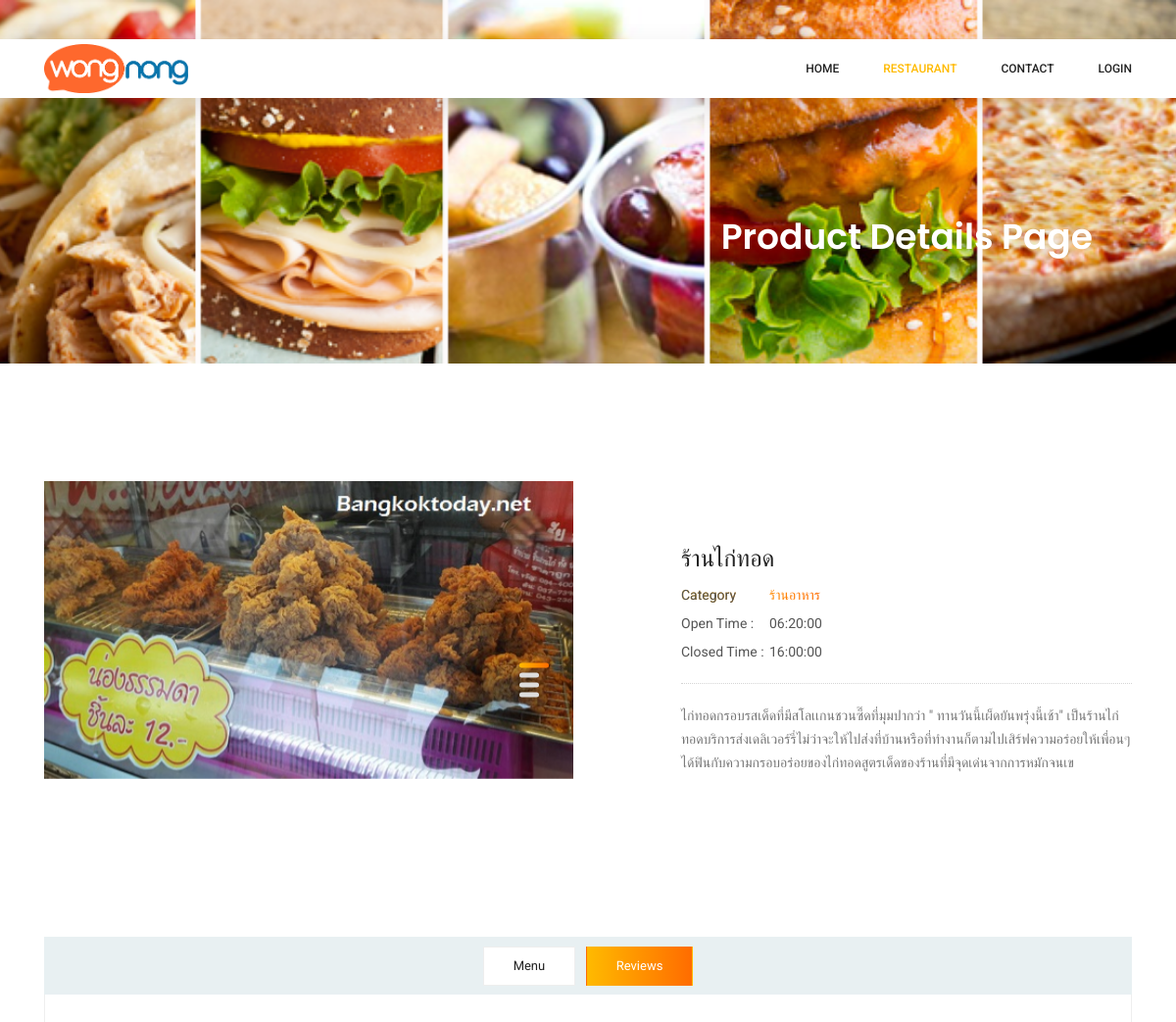
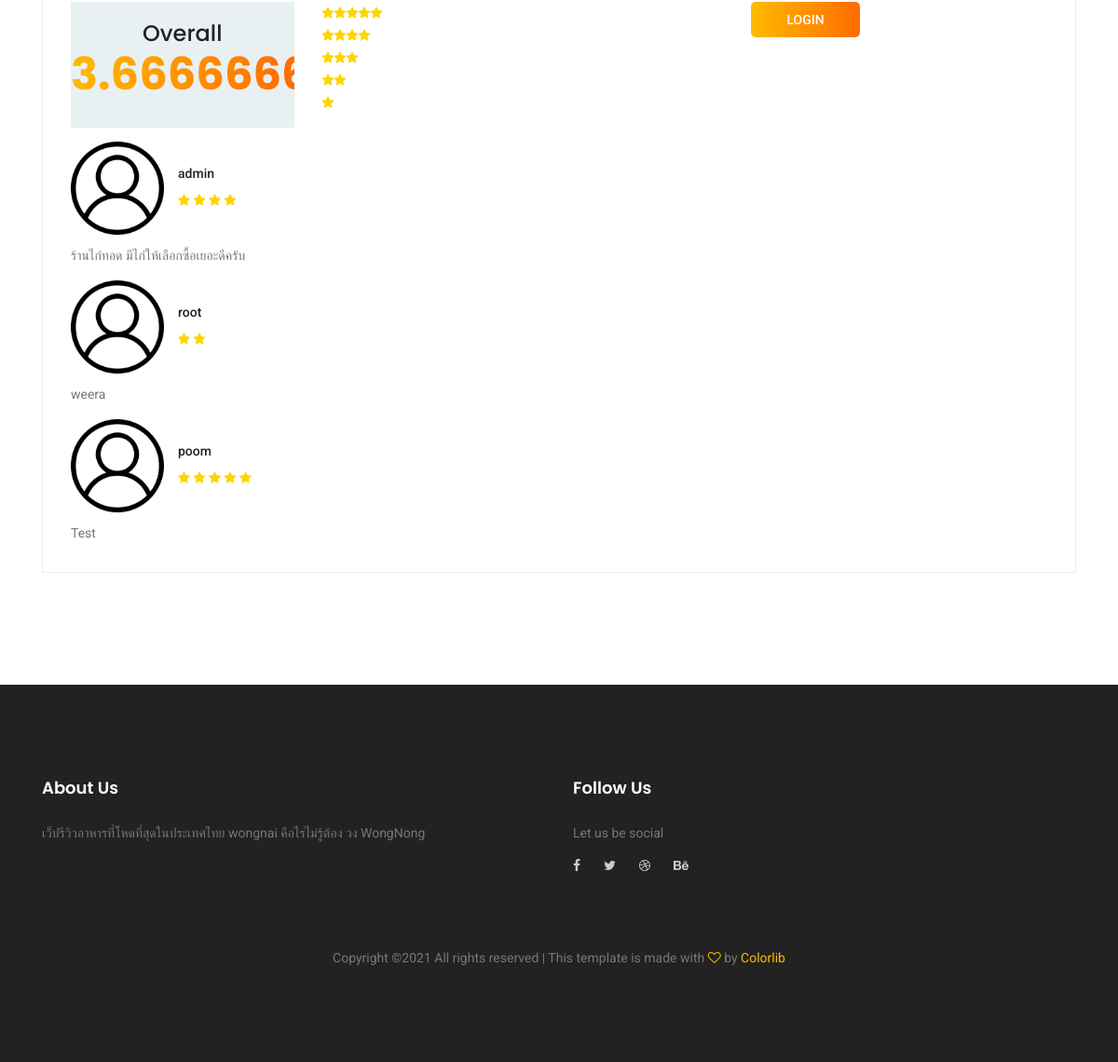
Screenshot of /single-product.php?rid=2 with the database file from the repository (2 pictures, top to bottom).
### tables this page shows
CREATE TABLE `restaurant` (
  `rid` int(11) NOT NULL,
  `name` varchar(255) NOT NULL,
  `open_time` time NOT NULL,
  `close_time` time NOT NULL,
  `open_date` int(1) NOT NULL,
  `close_date` int(1) NOT NULL,
  `desp` varchar(255) NOT NULL,
  `cate` varchar(255) NOT NULL,
  `res_img` varchar(255) NOT NULL
);

CREATE TABLE `review` (
  `rev_id` int(11) NOT NULL,
  `desp` varchar(255) NOT NULL,
  `uid` int(11) NOT NULL,
  `rating` int(1) NOT NULL,
  `rid` int(11) NOT NULL
);

CREATE TABLE `user` (
  `uid` int(11) NOT NULL,
  `user` varchar(255) NOT NULL,
  `password` varchar(255) NOT NULL
);

### single-product.php (the view, shortened to what this page needs)
<?php
$rid = $_GET['rid'];
$strSQL ="Select * from restaurant  where  rid ='".$rid."'";
$objQuery = mysql_query($strSQL) or die(mysql_error());
while($objResult = mysql_fetch_array($objQuery)){
	$name =  $objResult['name'];
	$des = $objResult['desp'];
	$cate = $objResult['cate'];
	$o_time = $objResult['open_time'];
	$o_close = $objResult['close_time'];
	$pic = $objResult['res_img'];
}
?>
<?php
if (isset($_SESSION['id']) && isset($_SESSION['user'])) {
	$userID = $_SESSION['id'];
	$userName =  $_SESSION['user'];
}else{
	$userID = '';
	$userName = '';
}
?>
<html lang="zxx" class="no-js">
<head>
	<link rel="stylesheet" href="css/linearicons.css">
	<link rel="stylesheet" href="css/font-awesome.min.css">
	<link rel="stylesheet" href="css/themify-icons.css">
	<link rel="stylesheet" href="css/bootstrap.css">
	<link rel="stylesheet" href="css/owl.carousel.css">
	<link rel="stylesheet" href="css/nice-select.css">
	<link rel="stylesheet" href="css/nouislider.min.css">
	<link rel="stylesheet" href="css/ion.rangeSlider.css" />
	<link rel="stylesheet" href="css/ion.rangeSlider.skinFlat.css" />
	<link rel="stylesheet" href="css/main.css">
</head>
<body>
	<header class="header_area sticky-header">
		<div class="main_menu">
			<nav class="navbar navbar-expand-lg navbar-light main_box">
				<div class="container">
					<a class="navbar-brand logo_h" href="index.php"><img src="img/wongnai2.png" alt="" height="50px"></a>
					<div class="collapse navbar-collapse offset" id="navbarSupportedContent">
						<ul class="nav navbar-nav menu_nav ml-auto">
							<li class="nav-item "><a class="nav-link" href="index.php">Home</a></li>
							<li class="nav-item active">
								<a href="category.php" class="nav-link ">Restaurant</a>
							</li>
							<li class="nav-item "><a class="nav-link" href="contact.php">Contact</a></li>
							<?php
							if ($userID !='' && $userName !=''){
								echo "<li class='nav-item'><a class='nav-link' href='logout.php'>$userName (Logout)";
							}else{
								echo "<li class='nav-item'><a class='nav-link' href='login.php'>Login";
							}
							?>
					</a></li>
						</ul>
					</div>
				</div>
			</nav>
		</div>
	</header>
	<section class="banner-area organic-breadcrumb">
		<div class="container" >
			<div class="breadcrumb-banner d-flex flex-wrap align-items-center justify-content-end" >
				<div class="col-first" style="color: black;">
					<h1>Product Details Page</h1>
				</div>
			</div>
		</div>
	</section>
	<div class="product_image_area">
		<div class="container">
			<div class="row s_product_inner">
				<div class="col-lg-6">
					<div class="s_Product_carousel">
						<div class="single-prd-item">
							<img class="img-fluid" src="<?php echo($pic) ?>" alt="">
						</div>
					</div>
				</div>
				<div class="col-lg-5 offset-lg-1">
					<div class="s_product_text">
						<h3><?= $name ?></h3>
						<ul class="list">
							<li><a class="active"><span>Category</span><?=$cate?></a></li>
							<li><a ><span>Open Time : </span><?=$o_time?></a></li>
							<li><a ><span>Closed Time : </span><?=$o_close?></a></li>
						</ul>
						<p><?=$des?></p>
					</div>
				</div>
			</div>
		</div>
	</div>
	<section class="product_description_area">
		<div class="container">
			<ul class="nav nav-tabs" id="myTab" role="tablist">
				<li class="nav-item">
					<a class="nav-link" id="profile-tab" data-toggle="tab" href="#profile" role="tab" aria-controls="profile"
					 aria-selected="false">Menu</a>
				</li>
				<li class="nav-item">
					<a class="nav-link active" id="review-tab" data-toggle="tab" href="#review" role="tab" aria-controls="review"
					 aria-selected="false">Reviews</a>
				</li>
			</ul>
			<div class="tab-content" id="myTabContent">
				<div class="tab-pane fade show active" id="review" role="tabpanel" aria-labelledby="review-tab">
					<div class="row">
						<div class="col-lg-6">
							<div class="row total_rate">
								<div class="col-6">
									<div class="box_total">
										<h5>Overall</h5>
										<?php $rateSQL ="select rating from review as r
									inner JOIN user as u ON r.uid = u.uid where  rid ='".$rid."' ";
									$rateQuery = mysql_query($rateSQL) or die(mysql_error());
									$num = 0.0;
									$count = 0;
									while($rateResult = mysql_fetch_array($rateQuery)){
										$num += $rateResult['rating'];
										$count++;
									}
									$num = $num / $count;
								?>
										<h4><?= $num?></h4>
									</div>
								</div>
								<div class="col-6">
									<div class="rating_list">
										<ul class="list">
											<li><a href="#"><i class="fa fa-star"></i><i class="fa fa-star"></i><i class="fa fa-star"></i><i
													 class="fa fa-star"></i><i class="fa fa-star"></i> </a></li>
											<li><a href="#"><i class="fa fa-star"></i><i class="fa fa-star"></i><i class="fa fa-star"></i><i
													 class="fa fa-star"></i></i> </a></li>
											<li><a href="#"> <i class="fa fa-star"></i><i class="fa fa-star"></i><i class="fa fa-star"></i></i> </a></li>
											<li><a href="#"> <i class="fa fa-star"></i><i class="fa fa-star"></i></i> </a></li>
											<li><a href="#"> <i class="fa fa-star"></i> </a></li>
										</ul>
									</div>
								</div>
							</div>
							<div class="review_list">
							<?php
							$reviewSQL ="select * from review as r
							inner JOIN user as u ON r.uid = u.uid where  rid ='".$rid."' ";
							$reviewQuery = mysql_query($reviewSQL) or die(mysql_error());
							while($reviewResult = mysql_fetch_array($reviewQuery)){
								?> <div class='review_item'>
								<div class='media'>
									<div class='d-flex'>
										<img src='img/product/review-1.png' height = "100px" width=" 100px">
									</div>
									<div class='media-body'>
										<h4><?=$reviewResult['user']?></h4>
										<?php
										for($i = 0;$i < $reviewResult['rating'];$i++){
										?>
										<i class='fa fa-star'></i>
										<?php
										}
										?>
									</div>
								</div>
								<p><?=$reviewResult['desp'];?></p>
							</div>
							<?php
							}
							?>
							</div>
						</div>
						<?php
							if (isset($_SESSION['id']) && isset($_SESSION['user'])) { ?>
						<div class="col-lg-6">
							<div class="review_box">
							<h4>Add a Review</h4>
								<form class="row contact_form" action="insert-review.php" method="post" id="contactForm" novalidate="novalidate">
									<div class="col-md-12">
										<div class="form-group">
											<input type="text" class="form-control" id="name" name="name" value='<?php echo($userName); ?>' onfocus="this.placeholder = ''" onblur="this.placeholder = 'Your Full name'">
										</div>
									</div>
									<div class="col-md-12">
									<p>Your Rating:</p>
										<div class="form-group" align = "center">
										<select  name = 'rating'>
									<option value="1">1</option>
									<option value="2">2</option>
									<option value="3">3</option>
									<option value="4">4</option>
									<option value="5">5</option>
									</select>
									<br>
									</div>
									</div>
									<div class="col-md-12" style = "margin-top:10px">
										<div class="form-group">
											<textarea class="form-control" name="message" id="message" rows="1" placeholder="Review" onfocus="this.placeholder = ''" onblur="this.placeholder = 'Review'"></textarea></textarea>
										</div>
									</div>
									<div class="col-md-12 text-right">
										<button type="submit" value="submit" class="primary-btn">Submit Now</button>
									</div>
								</form>
							</div>
						</div>
							<?php }
							else{
								?>
								<div class="col-lg-6">
							<div class="review_box">
									<div class="col-md-12 " style="text-align:center;">
										<button type="submit" value="submit" class="primary-btn" onclick="window.location.href='login.php'">Login</button>
									</div>
							</div>
							</div>
						<?php
							}
							?>
					</div>
				</div>
			</div>
		</div>
	</section>
	<footer class="footer-area section_gap">
		<div class="container">
			<div class="row">
				<div class="col-lg-6  col-md-6 col-sm-6">
					<div class="single-footer-widget">
						<h6>About Us</h6>
						<p>
						เว็ปรีวิวอาหารที่โหดที่สุดในประเทศไทย wongnai คือไรไม่รู้ต้อง วง WongNong
						</p>
					</div>
				</div>
				<div class="col-lg-6 col-md-6 col-sm-6">
					<div class="single-footer-widget">
						<h6>Follow Us</h6>
						<p>Let us be social</p>
						<div class="footer-social d-flex align-items-center">
							<a href="#"><i class="fa fa-facebook"></i></a>
							<a href="#"><i class="fa fa-twitter"></i></a>
							<a href="#"><i class="fa fa-dribbble"></i></a>
							<a href="#"><i class="fa fa-behance"></i></a>
						</div>
					</div>
				</div>
			</div>
			<div class="footer-bottom d-flex justify-content-center align-items-center flex-wrap">
				<p class="footer-text m-0">
Copyright &copy;<script>document.write(new Date().getFullYear());</script> All rights reserved | This template is made with <i class="fa fa-heart-o" aria-hidden="true"></i> by <a href="https://colorlib.com" target="_blank">Colorlib</a>
</p>
			</div>
		</div>
	</footer>
</body>
</html>

### rows the page displays
restaurant: res_img (picture), name "ร้านไก่ทอด", cate "ร้านอาหาร", open_time "06:20:00", close_time "16:00:00", desp "ไก่ทอดกรอบรสเด็ดที่มีสโลเเกนชวนซี๊ดที่มุมปากว่า \" ทานวันนี้เผ็ดยันพรุ่งนี้เช้า\" เป็นร้านไก่ทอดบริการส่งเดลิเวอร์รี่ไม่ว่าจะให้ไปส่งที่บ้านหรือที่ทำงานก็ตามไปเสิร์ฟความอร่อยให้เพื่อนๆ ได้ฟินกับความกรอบอร่อยของไก่ทอดสูตรเด็ดของร้านที่มีจุดเด่นจากการหมักจนเข"
review: uid.user "admin", rating 4 (drawn), desp "ร้านไก่ทอด มีไก่ให้เลือกซื้อเยอะดีครับ"
review: uid.user "root", rating 2 (drawn), desp "weera"
review: uid.user "poom", rating 5 (drawn), desp "Test"

### other values shown
$num "3.6666666666667"
